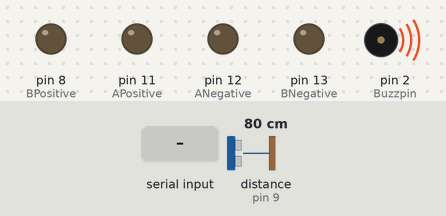
Recording of a sketch running on a simulated Arduino Uno, built with avr-gcc and run on an emulated ATmega328P. Parts: output pins drawn as LEDs (lit = HIGH), buzzer (waves = sounding, pin HIGH). Wiring (inferred from the names in the program): ultrasonic range finder: trigger pin 10; echo pin 9. The inputs (shaded band) are chosen by the test bench; at power-on: distance to the obstacle (sensor on pin 9) 80 cm. The echo pulse lasts 58.3 µs per cm; pins used as bus, display or sensor lines are not drawn; what the sketch prints to the serial monitor is not drawn.

Above: at 1.2 s.
1.3 s: distance to the obstacle (sensor on pin 9) set to 24 cm
2.8 s: distance to the obstacle (sensor on pin 9) set to 19 cm
At 3.5 s:
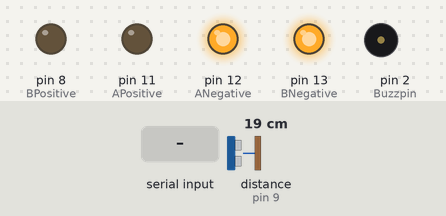
4.3 s: distance to the obstacle (sensor on pin 9) set to 35 cm
At 4.9 s:
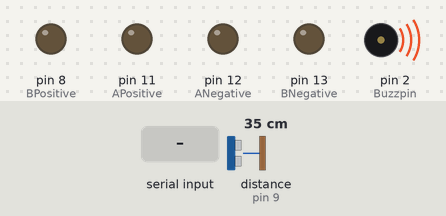
5.8 s: "1" received over Serial
At 6.2 s:
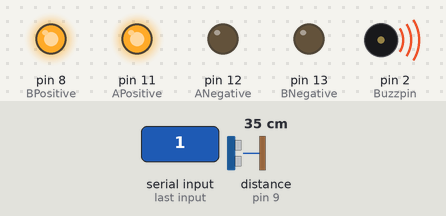
7.8 s: "2" received over Serial
At 8.2 s:
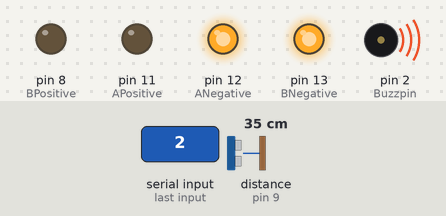
9.8 s: distance to the obstacle (sensor on pin 9) set to 2 cm
At 10.7 s:
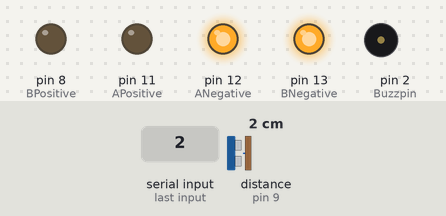
Timing chart, 0 to 12.3 s (numbered marks = the images above; inputs shaded):
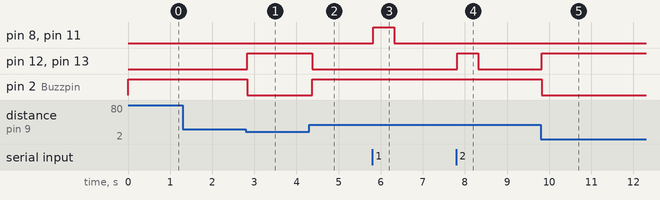

Measured:
- the behaviour switches between 22 and 21 cm on distance to the obstacle (sensor on pin 9) (found by bisection; images 0 and 1)
- after the input at 1.3 s, every drawn part: stays the same
- after the input at 2.8 s, pin 12 (ANegative), pin 13 (BNegative): LOW → HIGH at once; pin 2 (Buzzpin): HIGH → LOW at once
- after the input at 4.3 s, pin 12 (ANegative), pin 13 (BNegative): HIGH → LOW after 0.08 s; pin 2 (Buzzpin): LOW → HIGH after 0.08 s
- after the input at 5.8 s, pin 8 (BPositive), pin 11 (APositive): LOW → HIGH at once, → LOW 0.50 s later
- after the input at 7.8 s, pin 12 (ANegative), pin 13 (BNegative): LOW → HIGH at once, → LOW 0.50 s later
- after the input at 9.8 s, pin 12 (ANegative), pin 13 (BNegative): LOW → HIGH at once; pin 2 (Buzzpin): HIGH → LOW at once

The sketch:

new_rover.ino
```cpp
const int APositive=11;
const int ANegative=12;
const int BPositive=8;
const int BNegative=13;

int const Trigpin = 10;
int const Echopin = 9;
int const Buzzpin = 2;

void setup() {
  Serial.begin(9600);
  pinMode(APositive,OUTPUT);
  pinMode(ANegative,OUTPUT);


  pinMode(BPositive,OUTPUT);
  pinMode(BNegative,OUTPUT);

  pinMode(Trigpin,OUTPUT);
  pinMode(Echopin,INPUT);
  pinMode(Buzzpin,OUTPUT);
}

int recieved=0;

void loop() {
  buzzer();
}

void getAhead(){
  moveForward();
  delay(500);
  stopMoving();
}


void getBack(){
  moveBackward();
  delay(500);
  stopMoving();
}

void moveForward(){
  //first wheel
  digitalWrite(APositive,HIGH);
  digitalWrite(ANegative,LOW);

  //second wheel
  digitalWrite(BPositive,HIGH);
  digitalWrite(BNegative,LOW);
}

void moveBackward(){
  //first wheel
  digitalWrite(APositive,LOW);
  digitalWrite(ANegative,HIGH);

  //second wheel
  digitalWrite(BPositive,LOW);
  digitalWrite(BNegative,HIGH);
}

void stopMoving(){
  //first wheel
  digitalWrite(APositive,LOW);
  digitalWrite(ANegative,LOW);
  //second wheel
  digitalWrite(BPositive,LOW);
  digitalWrite(BNegative,LOW);
}

void buzzer()
{
  // Duration will be the input pulse width and distance will be the distance to the obstacle in centimeters
  int duration, distance;
  // Output pulse with 1ms width on Trigpin
  digitalWrite(Trigpin, HIGH);
  delay(1);
  digitalWrite(Trigpin, LOW);
  // Measure the pulse input in echo pin
  duration = pulseIn(Echopin, HIGH);
  // Distance is half the duration devided by 29.1 (from datasheet)
  distance = (duration/2) / 29.1;

  // if distance less than 0.5 meter and more than 0 (0 or less means over range)
  if (distance <= 20 && distance >= 0) {
    // Buzz
    digitalWrite(Buzzpin, LOW);
    Serial.write("yes \n");
    moveBackward();
    delay(50);
  }
  else
  {
    stopMoving();

    // Don't buzz
    while(Serial.available()>0){
      recieved = Serial.read();
      Serial.write(recieved);
      switch(recieved){
        case '1':
          getAhead();
          break;
        case '2':
          getBack();
          break;
        default:{
          break;
        }
      }
    }
    digitalWrite(Buzzpin, HIGH);
  }
    // Waiting 60 ms won't hurt any one
    delay(50);
}
```
